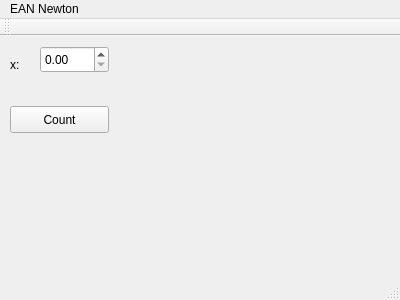
<?xml version="1.0" encoding="UTF-8"?>
<ui version="4.0">
 <class>MainWindow</class>
 <widget class="QMainWindow" name="MainWindow">
  <property name="geometry">
   <rect>
    <x>0</x>
    <y>0</y>
    <width>400</width>
    <height>300</height>
   </rect>
  </property>
  <property name="windowTitle">
   <string>MainWindow</string>
  </property>
  <widget class="QWidget" name="centralWidget">
   <widget class="QLabel" name="label">
    <property name="geometry">
     <rect>
      <x>10</x>
      <y>20</y>
      <width>67</width>
      <height>17</height>
     </rect>
    </property>
    <property name="text">
     <string>x:</string>
    </property>
   </widget>
   <widget class="QDoubleSpinBox" name="doubleSpinBox">
    <property name="geometry">
     <rect>
      <x>40</x>
      <y>10</y>
      <width>69</width>
      <height>27</height>
     </rect>
    </property>
   </widget>
   <widget class="QPushButton" name="countBtn">
    <property name="geometry">
     <rect>
      <x>10</x>
      <y>70</y>
      <width>99</width>
      <height>27</height>
     </rect>
    </property>
    <property name="text">
     <string>Count</string>
    </property>
   </widget>
  </widget>
  <widget class="QMenuBar" name="menuBar">
   <property name="geometry">
    <rect>
     <x>0</x>
     <y>0</y>
     <width>400</width>
     <height>25</height>
    </rect>
   </property>
   <widget class="QMenu" name="menuEAN_Newton">
    <property name="title">
     <string>EAN Newton</string>
    </property>
   </widget>
   <addaction name="menuEAN_Newton"/>
  </widget>
  <widget class="QToolBar" name="mainToolBar">
   <attribute name="toolBarArea">
    <enum>TopToolBarArea</enum>
   </attribute>
   <attribute name="toolBarBreak">
    <bool>false</bool>
   </attribute>
  </widget>
  <widget class="QStatusBar" name="statusBar"/>
 </widget>
 <layoutdefault spacing="6" margin="11"/>
 <resources/>
 <connections/>
</ui>
